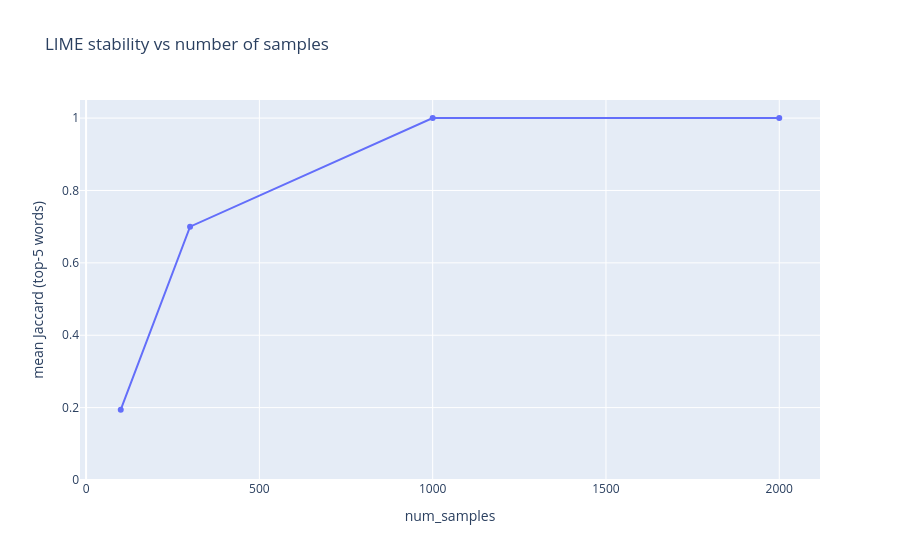

Write notebook code for a chart like this one.
### Markdown cell above
### Q5 *(6 marks)* — How stable is LIME?
Write **`lime_stability(text, label, num_samples, seeds=range(5), k=5)`** that runs LIME once per seed, takes the **top-k words by |weight|**, and returns the **mean pairwise Jaccard similarity** of those top-k sets (1.0 = identical every time).

Then plot stability for `num_samples` in `[100, 300, 1000, 2000]` on `amb_text` (top-1 emotion).

<details><summary>🔑 <b>Hint</b> (click to open)</summary>

Jaccard(A, B) = |A ∩ B| / |A ∪ B|. Use <code>itertools.combinations(sets, 2)</code> for the pairs. Top-k: <code>sorted(r['weights'], key=lambda w: -abs(r['weights'][w]))[:k]</code>.
</details>

### Code cell
# ✏️ Q5 — YOUR CODE HERE
from itertools import combinations

def lime_stability(text, label, num_samples, seeds=range(5), k=5):
    sets = []
    for s in seeds:
        r = explain_lime(text, label, num_features=len(text.split()), num_samples=num_samples, seed=s)
        w = r["weights"]
        sets.append(set(sorted(w, key=lambda x: -abs(w[x]))[:k]))
    sims = [len(a & b) / len(a | b) if (a | b) else 1.0 for a, b in combinations(sets, 2)]
    return float(np.mean(sims)) if sims else 1.0

amb_top1 = int(top2[0])
ns_list = [100, 300, 1000, 2000]
stab = [lime_stability(amb_text, amb_top1, n) for n in ns_list]
print(dict(zip(ns_list, np.round(stab, 3))))
px.line(x=ns_list, y=stab, markers=True, range_y=[0, 1.05],
        labels={"x": "num_samples", "y": "mean Jaccard (top-5 words)"},
        title="LIME stability vs number of samples").show()

### Figure 1 — Plotly figure (JSON) as saved in the notebook; plotly's stock layout.template omitted (floating-point values rounded to 4 significant figures)
{"data": [{"hovertemplate": "num_samples=%{x}<br>mean Jaccard (top-5 words)=%{y}<extra></extra>", "legendgroup": "", "line": {"color": "#636efa", "dash": "solid"}, "marker": {"symbol": "circle"}, "mode": "lines+markers", "name": "", "orientation": "v", "showlegend": false, "type": "scatter", "x": [100, 300, 1000, 2000], "xaxis": "x", "y": [0.1944, 0.7, 1.0, 1.0], "yaxis": "y"}], "layout": {"legend": {"tracegroupgap": 0}, "title": {"text": "LIME stability vs number of samples"}, "xaxis": {"anchor": "y", "domain": [0, 1], "title": {"text": "num_samples"}}, "yaxis": {"anchor": "x", "domain": [0, 1], "range": [0, 1.05], "title": {"text": "mean Jaccard (top-5 words)"}}}}
